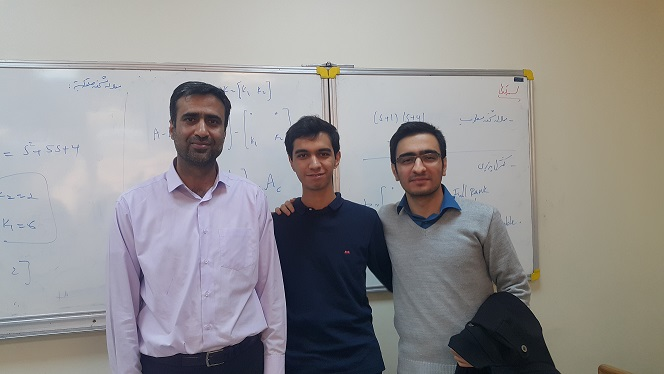
#> input picture PCA/B.jpg, 664 x 374 px
$ python ImagePCASPR.py
#> lines starting #> are read from the running program, lines starting #| are printed output that depends on the picture
### PCA/MHEstimator.py
# -*- coding: utf-8 -*-
"""
Created on Thu Mar 21 16:25:45 2019

@author: MHA
"""

import numpy as np
import scipy.stats as stats
import matplotlib.pyplot as plt

class MHEstimator:
    def __init__(self, dataset, estimator_type='ML'):
        self.dataset=dataset
        self.no_of_features=self.dataset.shape[0]
        self.no_of_samples=self.dataset.shape[1]
        self.estimator_type=estimator_type
        self.mean=np.zeros((self.no_of_features,1))
        self.covariance=np.zeros(
                (self.no_of_features,self.no_of_features))

    def gaussianEstimate(self, plot=False, details=False):
        ##  Estimating mean...
        for i in range(self.no_of_samples):
            loop_sample=np.reshape(self.dataset[:,i],(-1,1))
            self.mean+=loop_sample
        self.mean/=self.no_of_samples

        if details:
            print('Mean: \n',self.mean)

        ##  Estimating covariance...
        for i in range(self.no_of_samples):
            self.covariance+=np.matmul(
                    (self.dataset[:,i:i+1]-self.mean),
                    np.transpose(
                            (self.dataset[:,i:i+1]-\
                             self.mean)))


        self.covariance/=self.no_of_samples

        if details:
            print('Covariance: \n',self.covariance)

        ##  Plotting the distribution...
        if plot:
            ##  1-d case...
            if not self.no_of_features-1:
                x=np.linspace(
                        float(
                                self.mean-3*np.sqrt(
                                        float(self.covariance)))
                , float(self.mean+3*np.sqrt(
                        float(self.covariance))),100)
                plt.figure()
                plt.title(("Distribution of dataset\n $\mu={}$, "
                          "$\sigma^2={}$").\
                        format(float(self.mean)
                        ,float(self.covariance)))
                plt.plot(x,stats.norm.pdf(x,float(self.mean)
                    ,np.sqrt(float(self.covariance))))
                for i in range(self.no_of_samples):
                    plt.plot(self.dataset[0,i],
                             stats.norm.pdf(self.dataset[0,i]
                    ,float(self.mean),
                    np.sqrt(float(self.covariance))),'rX')

        return self.mean, self.covariance

    # [11 lines left out: function displayDataset, not called in this run]

# [8 lines that do not run on import are left out]


### PCA/ImagePCASPR.py
# -*- coding: utf-8 -*-
"""
Created on Mon Apr 22 21:35:39 2019

@author: MHA
"""

import numpy as np
import cv2
import matplotlib.pyplot as plt
from MHEstimator import MHEstimator as mhe

##  Turn image into windows...
def window(image,size):
    X=np.zeros((size[0]*size[1],1))
    for i in range(int(image.shape[0]/size[0])):
        for j in range(int(image.shape[1]/size[1])):
            window=image[size[0]*i:size[0]*(i+1),size[1]*j:size[1]*(j+1)]
            window=window.reshape((-1,1))
            X=np.concatenate((X,window),axis=1)
    X=X[:,1:]/255
    mean=np.sum(X,axis=1)
    mean=np.reshape(mean,(-1,1))
    mean/=X.shape[1]
    X-=mean
    return X, mean

##  Turn windows into image...
def decode(image, X, mean, size):
    counter=0
    for i in range(int(image.shape[0]/size[0])):
        for j in range(int(image.shape[1]/size[1])):
            window=X[:,counter:counter+1]
            window+=mean
            window=np.reshape(window,size)
            image[i*size[0]:(i+1)*size[0],j*size[1]:(j+1)*size[1]]=window*255
            counter+=1
    return image


##  Import image...
image=cv2.imread('B.jpg')
#> image is the input picture: shape (374, 664, 3); mean B, G, R 144.1, 144.3, 146.7
##  Size of each window...
window_size=(8,8)
##  Turn image into windows...
X, mean= window(image[:,:,0], window_size)
#> mean = 64 values, max 0.575 at index 0, min 0.564 at index 63, mean 0.569
##  Estimating covariance matrix of windows...
my_estimator=mhe(X)
est_mean, est_cov= my_estimator.gaussianEstimate()
#> after the loop in gaussianEstimate, `for i in range(self.no_of_samples):`: self.mean = 64 values, max 2.03e-12 at index 22, min -3.3e-12 at index 49, mean -8.36e-14
#> in gaussianEstimate, `self.mean/=self.no_of_samples`: self.mean = 64 values, max 5.32e-16 at index 22, min -8.65e-16 at index 49, mean -2.19e-17
#> the loop in gaussianEstimate, `for i in range(self.no_of_samples):` made 3818 passes
#> pass 1, in gaussianEstimate, `self.covariance+=np.matmul( (self.dataset[:,i:i+1]-self.mean), np.tran..`:
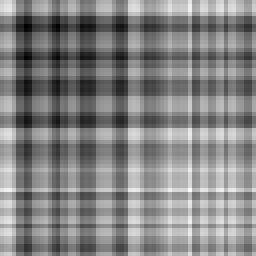
#> self.covariance: shape (64, 64) float64 (shown 4 times larger); min 0.0299, max 0.0359, mean 0.033; drawn with min black and max white
#> pass 2, in gaussianEstimate, `self.covariance+=np.matmul( (self.dataset[:,i:i+1]-self.mean), np.tran..`:
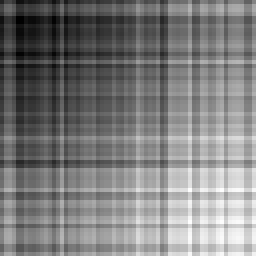
#> self.covariance: shape (64, 64) float64 (shown 4 times larger); min 0.0611, max 0.0704, mean 0.0657; drawn with min black and max white
#> pass 3, in gaussianEstimate, `self.covariance+=np.matmul( (self.dataset[:,i:i+1]-self.mean), np.tran..`:
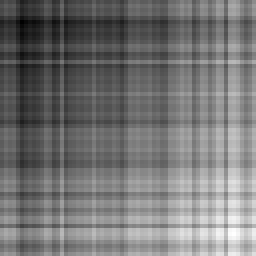
#> self.covariance: shape (64, 64) float64 (shown 4 times larger); min 0.0884, max 0.105, mean 0.096; drawn with min black and max white
#> after the loop in gaussianEstimate, `for i in range(self.no_of_samples):`:
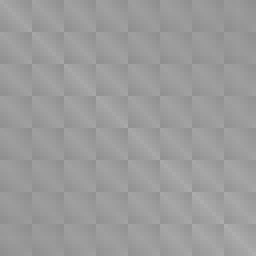
#> self.covariance: shape (64, 64) float64 (shown 4 times larger); min 143.5, max 175, mean 155.8
#> in gaussianEstimate, `self.covariance/=self.no_of_samples`:
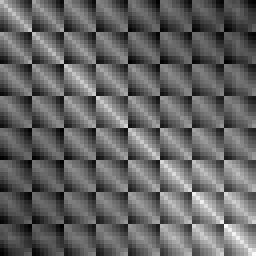
#> self.covariance: shape (64, 64) float64 (shown 4 times larger); min 0.0376, max 0.0458, mean 0.0408; drawn with min black and max white
#> est_mean has the same summary as self.mean in gaussianEstimate
##  Finding eigenvectors and eigenvalues of the covariance matrix...
eigvals, eigvecs=np.linalg.eig(est_cov)
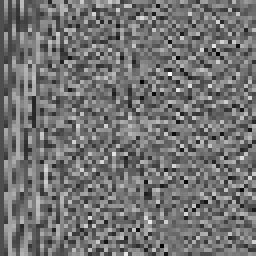
#> eigvecs: shape (64, 64) float64 (shown 4 times larger); min -0.383, max 0.463, mean -0.00196; drawn with min black and max white
#> eigvals = 64 values, max 2.61 at index 0, min 0.000178 at index 42, mean 0.0443
sorted_index=np.argsort(eigvals)
#> sorted_index = 64 values, max 63 at index 12, min 0 at index 63, mean 31.5
sorted_index=sorted_index[::-1]
#> sorted_index = 64 values, max 63 at index 51, min 0 at index 0, mean 31.5
n=16  #  No of Principal Components to choose
##  Choosing PCAs...
chosen_eigs=np.zeros((window_size[0]*window_size[1],1))
for i in range(n):
    chosen_eigs=np.concatenate((chosen_eigs,eigvecs[:,sorted_index[i]:sorted_index[i]+1]),axis=1)
chosen_eigs=chosen_eigs[:,1:]
##  Projecting windows vectors into PCAs...
newX=np.transpose(np.dot(np.transpose(X),chosen_eigs))
##  Recovering image...
newX=np.dot(chosen_eigs,newX)
new_image=decode(image[:,:,0], newX, mean, window_size)
#> after the loop in decode, `for i in range(int(image.shape[0]/size[0])):`:
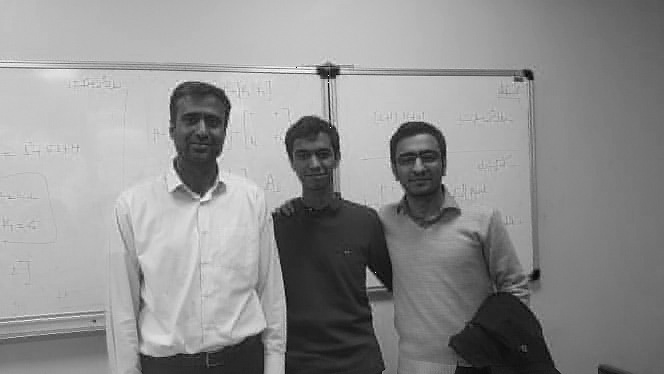
#> image: shape (374, 664); min 0, max 255, mean 143.6
#> after the loop in decode, `for i in range(int(image.shape[0]/size[0])):`: counter = 3818
cv2.imshow('SPR_Method',new_image)

$ run again, with PCA/C.jpg copied over PCA/B.jpg
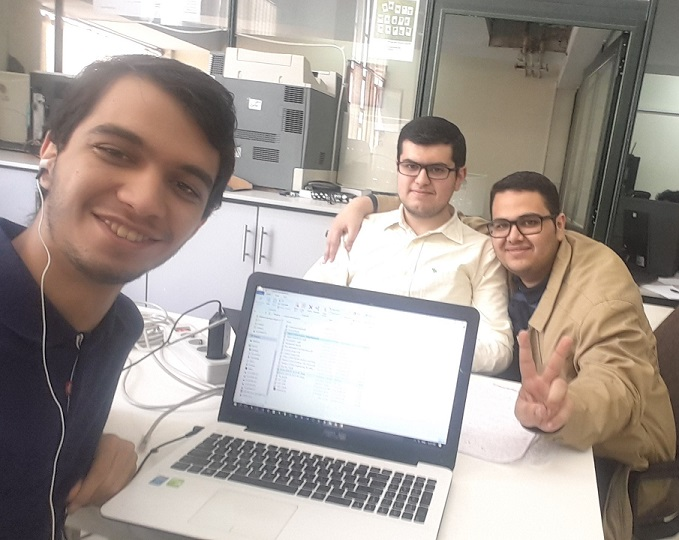
#> input picture PCA/C.jpg, 679 x 540 px
#> image is the input picture: shape (540, 679, 3); mean B, G, R 149.8, 156.1, 165.8
#> mean = 64 values, max 0.59 at index 44, min 0.587 at index 41, mean 0.589
#> after the loop in gaussianEstimate, `for i in range(self.no_of_samples):`: self.mean = 64 values, max 1.14e-12 at index 40, min -1.89e-12 at index 14, mean -1.64e-13
#> in gaussianEstimate, `self.mean/=self.no_of_samples`: self.mean = 64 values, max 2.03e-16 at index 40, min -3.37e-16 at index 14, mean -2.91e-17
#> after the loop in gaussianEstimate, `for i in range(self.no_of_samples):`:
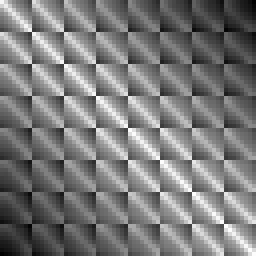
#> self.covariance: shape (64, 64) float64 (shown 4 times larger); min 354.2, max 420.9, mean 386.2; drawn with min black and max white
#> est_mean has the same summary as self.mean in gaussianEstimate
#> eigvals = 64 values, max 4.39 at index 0, min 4.32e-05 at index 54, mean 0.0742
#> `sorted_index=np.argsort(eigvals)`: sorted_index = 64 values, max 63 at index 6, min 0 at index 63, mean 31.5
#> `sorted_index=sorted_index[::-1]`: sorted_index = 64 values, max 63 at index 57, min 0 at index 0, mean 31.5
#> after the loop in decode, `for i in range(int(image.shape[0]/size[0])):`:
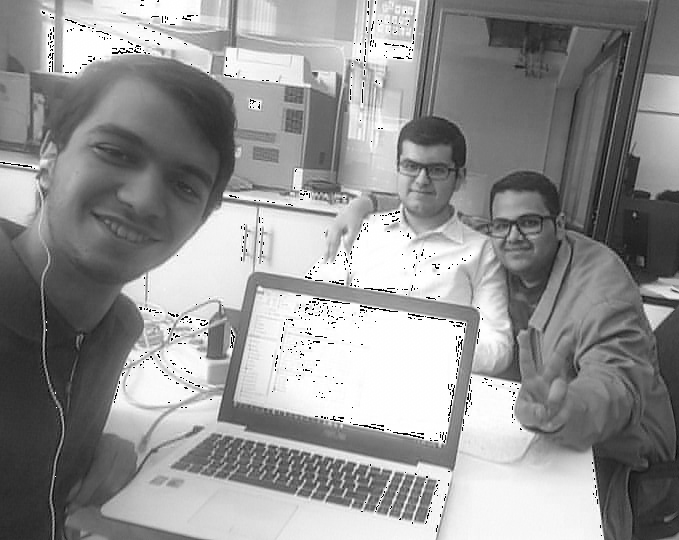
#> image: shape (540, 679); min 0, max 255, mean 147.5
#> after the loop in decode, `for i in range(int(image.shape[0]/size[0])):`: counter = 5628

$ run again, with PCA/D.JPG copied over PCA/B.jpg
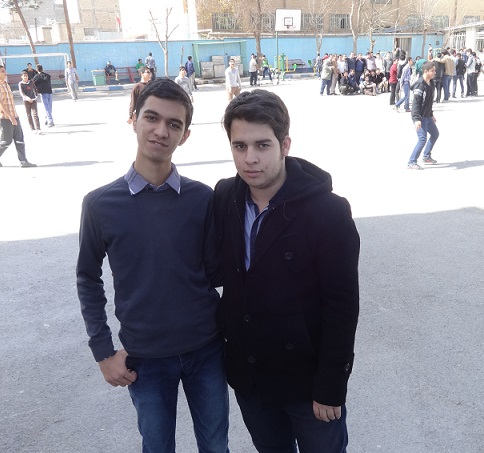
#> input picture PCA/D.JPG, 484 x 453 px
#> image is the input picture: shape (453, 484, 3); mean B, G, R 154.4, 144.5, 143.8
#> mean = 64 values, max 0.609 at index 10, min 0.6 at index 38, mean 0.604
#> after the loop in gaussianEstimate, `for i in range(self.no_of_samples):`: self.mean = 64 values, max 5.8e-12 at index 57, min -5.95e-12 at index 48, mean 8.97e-13
#> in gaussianEstimate, `self.mean/=self.no_of_samples`: self.mean = 64 values, max 1.73e-15 at index 57, min -1.77e-15 at index 48, mean 2.67e-16
#> after the loop in gaussianEstimate, `for i in range(self.no_of_samples):`:
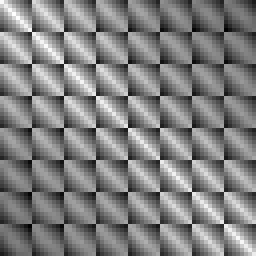
#> self.covariance: shape (64, 64) float64 (shown 4 times larger); min 294.6, max 346.7, mean 320.7; drawn with min black and max white
#> est_mean has the same summary as self.mean in gaussianEstimate
#> eigvals = 64 values, max 6.11 at index 0, min 0.00025 at index 37, mean 0.102
#> `sorted_index=np.argsort(eigvals)`: sorted_index = 64 values, max 63 at index 15, min 0 at index 63, mean 31.5
#> `sorted_index=sorted_index[::-1]`: sorted_index = 64 values, max 63 at index 48, min 0 at index 0, mean 31.5
#> after the loop in decode, `for i in range(int(image.shape[0]/size[0])):`:
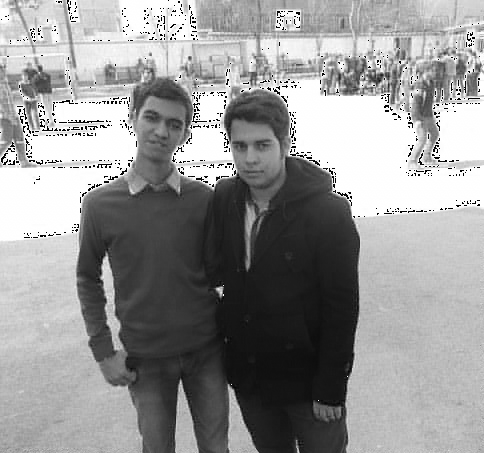
#> image: shape (453, 484); min 0, max 255, mean 150.2
#> after the loop in decode, `for i in range(int(image.shape[0]/size[0])):`: counter = 3360
